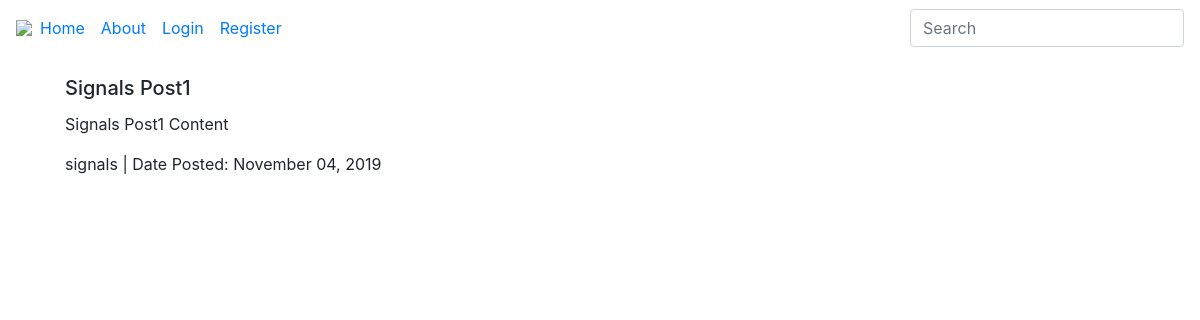
/blog/post/6/, run on the app's committed database.
### blog/models.py (models this page shows, shortened)
class Post(models.Model):
    title = models.CharField(max_length=100)
    content = models.TextField()
    date_posted = models.DateTimeField(default=timezone.now)
    author = models.ForeignKey(User, on_delete=models.CASCADE)

### blog/views.py (the view)
# urls.py: path('post/<int:pk>/', PostDetailView.as_view(), name='post-detail'),
class PostDetailView(DetailView):
    model = Post

### blog/templates/blog/post_detail.html (shortened to what this page needs)
{% extends "blog/base.html" %}
{% block content %}
    <div class="card-body">
        <h5 class="card-title">{{object.title}}</h5>
        <p class="card-text">{{object.content}}</p>
        <p>{{object.author}} | Date Posted: {{object.date_posted|date:"F d, Y"}}</p>
    </div>
{% endblock content %}

### data on the page
Post: title "Signals Post1", content "Signals Post1 Content", author "signals", date_posted "November 04, 2019"
